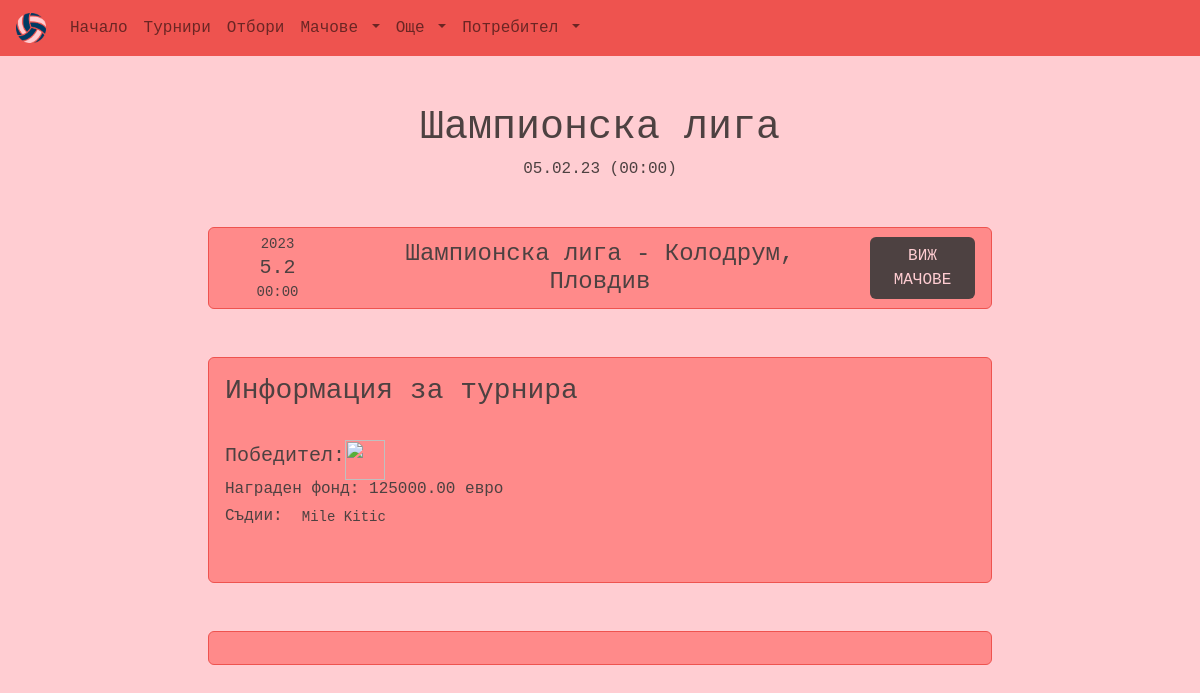
The page /tournaments/79cbb9578e2f432b9c348471c9f7caa3/ on the database its author committed.
### main/models.py (models this page shows, shortened)
class Tournament(models.Model):
    id = models.UUIDField(primary_key=True, default=uuid.uuid4, editable=False)
    name = models.CharField(max_length=64, null=False, blank=False)
    hall = models.ForeignKey(Hall, on_delete=models.SET_NULL, null=True, blank=True)
    prize_pool = models.DecimalField(decimal_places=2, max_digits=10, validators=[MinValueValidator(100)], null=True, blank = True)
    opening_date = models.DateTimeField(null=True, blank=True)
    closing_date = models.DateTimeField(null=True, blank=True)
    teams = models.ManyToManyField(Team, related_name='tournaments')
    referees = models.ManyToManyField(Referee, related_name='tournaments')
    winner = models.ForeignKey(Team, on_delete=models.SET_NULL, null=True, blank=True, related_name='winner')
    description = models.TextField(null=True, blank=True)
    class Meta:
        ordering = ['-opening_date']

class Hall(models.Model):
    id = models.UUIDField(primary_key=True, default=uuid.uuid4, editable=False)
    name = models.CharField(max_length=128, null=False, blank=False)
    location = models.CharField(max_length=128, null=False, blank=False)
    max_seats = models.PositiveIntegerField(validators=[MaxValueValidator(50000), MinValueValidator(500)], null=False, blank=False)
    picture = models.ImageField(upload_to="halls_pics", null=True, blank=True)

class Referee(models.Model):
    id = models.UUIDField(primary_key=True, default=uuid.uuid4, editable=False)
    first_name = models.CharField(max_length=64, null=False, blank=False)
    last_name = models.CharField(max_length=64, null=False, blank=False)
    birth_date = models.DateField(null=True, blank=True)
    nationality = models.CharField(max_length=64, null=False, blank=False)
    experience = models.PositiveSmallIntegerField(validators=[MaxValueValidator(120), MinValueValidator(0)], default=0, null=True, blank=True)
    photo = models.ImageField(upload_to="refs_pics", null=True, blank=True)
    description = models.TextField(null=True, blank=True)

### main/views.py (the view)
# urls.py: path('tournaments/<str:pk>/', views.tournament_info, name='tournament_info'),
def tournament_info(request, pk):
    tournament = Tournament.objects.get(id=pk)
    referees = Referee.objects.filter(tournaments__in=[tournament])
    matches = Match.objects.filter(tournament=tournament)
    now = timezone.now()
    context = {
        "tournament": tournament,
        "matches": matches,
        "referees": referees,
        "now": now,
    }
    return render(request, "main/info_templates/tournament_info.html", context)

### main/templates/main/info_templates/tournament_info.html (shortened to what this page needs)
{% extends 'base.html' %}
{% block content %}
<header class="text-center">
    <h1 class="mt-5">{{tournament.name}}</h1>
    <h6>{{tournament.opening_date|date:"d.m.y (H:i)"}}</h6>
</header>
<main class="container-fluid">
    <div class="col col-md-8 mx-auto">
        <div class="row mt-5 w-100 align-items-center border-main rounded p-1 bg-sec mx-auto">
            <div class="col-md-2 text-center">
                <small class="mb-0">{{tournament.opening_date.year}}</small>
                <h5 class="mb-0">{{tournament.opening_date.day}}.{{tournament.opening_date.month}}</h5>
                <small class="mt-0">{{tournament.opening_date.time|date:"H:i"}}</small>
            </div>
            <div class="col-md-8 d-flex align-items-center">
                <h4 class="text-center mb-0">{{tournament.name}} - {{tournament.hall.name}},
                    {{tournament.hall.location}}</h5>
            </div>
            <div class="col-lg-2 text-center">
                <button class="btn btn-font text-decoration-none text-font link-font" id="scroll-button">
                    ВИЖ МАЧОВЕ</button>
            </div>
        </div>
        <div class="mt-5 border-main rounded bg-sec p-3">
            <h3>Информация за турнира</h3>
            <br>
            {% if now > tournament.opening_date %}
            <div class="d-flex align-items-center justify-content-start">
                <h5>Победител: {{tournament.winner.name}} </h5>
                <img src="{{tournament.winner.picture.url}}" width="40px" height="40px" />
            </div>
            {% endif %}
            <h5 class="h6">Награден фонд: {{tournament.prize_pool}} евро</h5>
            <div class="d-flex">
                <h5 class="h6">Съдии: &nbsp;</h5>
                {% for ref in referees %}
                {% if not forloop.last %}
                <small class="">{{ref.first_name}} {{ref.last_name}}, &nbsp;</small>
                {% else %}
                <small class="">{{ref.first_name}} {{ref.last_name}}</small>
                {% endif %}
                {% endfor %}
            </div>
            <br>
        </div>
        <div class="mt-5 border-main rounded bg-sec p-3" id="scroll-target">
        </div>
    </div>
</main>
{% endblock %}

### static/styles/style.css (style rules this page uses)
:root { --bg-color: #ffcdd2; --font-color: #4d4141; --main-color: #ee534f; --sec-color: #ff8a8a; }
* { margin: 0; padding: 0; font-family: Andale Mono, monospace; font-style: normal; }
body { background-color: var(--bg-color) !important; color: var(--font-color) !important; }
.text-font { color: var(--font-color); }
.bg-sec { background-color: var(--sec-color); }
.border-main { border: 1px solid var(--main-color); }
.btn-font { color: var(--bg-color); background-color: var(--font-color); }

### rows shown on the page
Tournament: name "Шампионска лига", opening_date "05.02.23 (00:00)", opening_date.year "2023", opening_date.day "5", opening_date.month "2", opening_date.time "00:00", hall.name "Колодрум", hall.location "Пловдив", prize_pool "125000.00"
Referee: first_name "Mile", last_name "Kitic"
